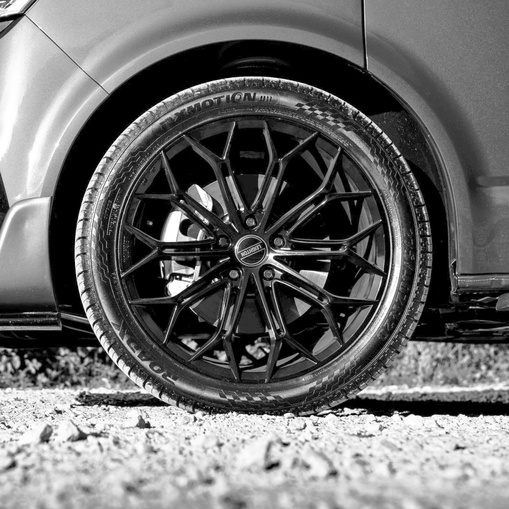
#> input picture images/LowContrast/contrast.jpg, 509 x 509 px, shrunk from 978 x 978 before the run, found by its file name
$ python CannyIm.py
#> lines starting #> are read from the running program, lines starting #| are printed output that depends on the picture
#> further down, img is the input picture: shape (509, 509, 3); min 0, max 255, mean 108.9

import cv2
import glob
import time

image_list = []
folder_dir = 'images/DirtyNoisy'

for images in glob.iglob(f'{folder_dir}/*'):
    if(images.endswith(".jpg")):
        image_list.append(images)

def otsu_canny(image, lowrate=0.7):
#> called with lowrate = 0.7
    if len(image.shape) > 2:
        image = cv2.cvtColor(image, cv2.COLOR_BGR2GRAY)

    # Otsu's thresholding
    ret, _ = cv2.threshold(image, thresh=0, maxval=255, type=(cv2.THRESH_BINARY + cv2.THRESH_OTSU))
#> ret = 112
    edged = cv2.Canny(image, threshold1=(ret * lowrate), threshold2=ret)
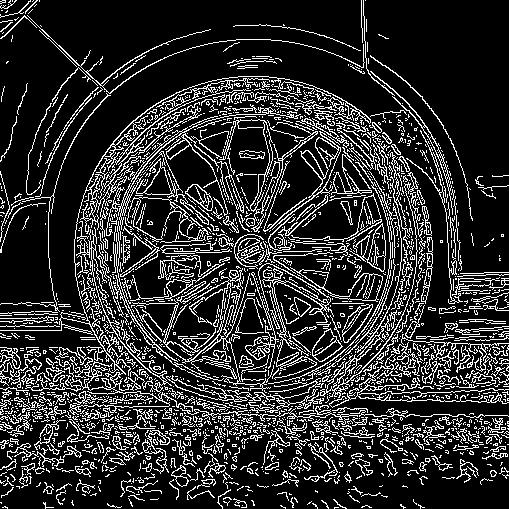
#> edged: shape (509, 509); 18.1% white in thin lines or dots

    # return the edged image
    return edged

# loop which will run and write output of a collection of images using Canny
sum = 0.0
for i in range(len(image_list)):
    txt = 'testgridCanny_tyre'
    type = '.jpg'
    file = f'{txt}{i}{type}'

    img = cv2.imread('images/LowContrast/contrast.jpg')
    edged = otsu_canny(img)

    cv2.imwrite(file, edged)
    cv2.waitKey(0)
    cv2.destroyAllWindows()
